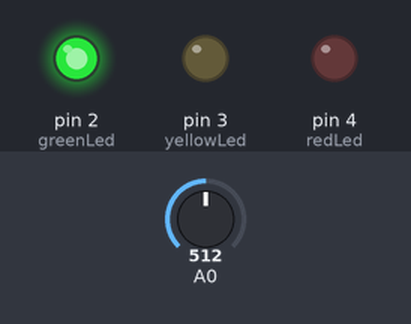
The sketch below on a simulated Arduino Uno, built with avr-gcc and run on an emulated ATmega328P. On the bench: output pins drawn as LEDs (lit = HIGH). The inputs (shaded band) are chosen by the test bench; at power-on: A0 = 512.

Above: at 1.8 s.
1.9 s: A0 set to 341
6.0 s: A0 set to 318
At 6.8 s:
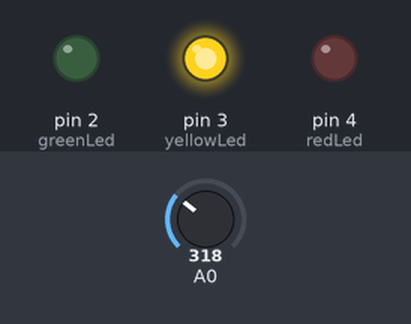
10.1 s: A0 set to 263
13.6 s: A0 set to 235
At 14.5 s:
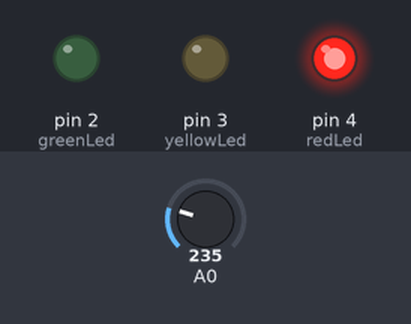
17.7 s: A0 set to 306
At 18.8 s:
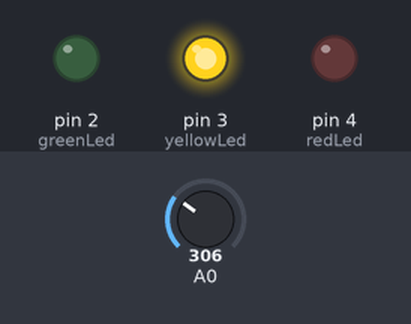
21.8 s: A0 set to 122
At 22.8 s:
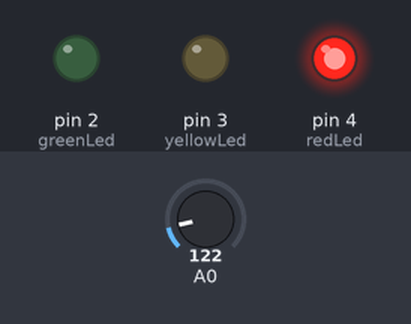
Timing chart, 0 to 24.8 s (numbered marks = the images above; inputs shaded):
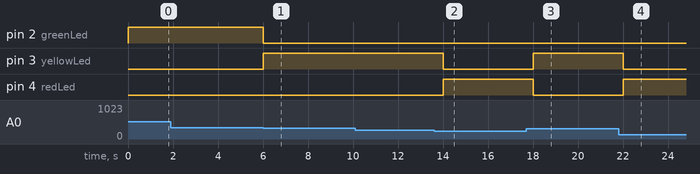

Measured:
- the behaviour switches between 334 and 333 on A0 (found by bisection; images 0 and 1)
- the behaviour switches between 251 and 250 on A0 (found by bisection; images 1 and 2)
- after the input at 6.0 s, pin 2 (greenLed): HIGH → LOW at once; pin 3 (yellowLed): LOW → HIGH at once
- after the input at 13.6 s, pin 3 (yellowLed): HIGH → LOW after 0.40 s; pin 4 (redLed): LOW → HIGH after 0.40 s
- after the input at 17.7 s, pin 3 (yellowLed): LOW → HIGH after 0.30 s; pin 4 (redLed): HIGH → LOW after 0.30 s
- after the input at 21.8 s, pin 3 (yellowLed): HIGH → LOW after 0.20 s; pin 4 (redLed): LOW → HIGH after 0.20 s

The sketch:

BatteryTester.ino
```cpp
int greenLed = 2;
int yellowLed = 3;
int redLed = 4;

int analogValue = 0;
float voltage = 0;
int ledDelay = 1000;

void setup() {
  // put your setup code here, to run once:
  pinMode(greenLed, OUTPUT);
  pinMode(yellowLed,OUTPUT);
  pinMode(redLed,OUTPUT);
}

void loop() {
  // put your main code here, to run repeatedly:
  analogValue = analogRead(A0);
  voltage = 0.0048 * analogValue;
  if( voltage >= 1.6 )
    digitalWrite(greenLed, HIGH);
  else if (voltage > 1.2 && voltage < 1.6)
    digitalWrite(yellowLed, HIGH);
  else if( voltage <= 1.2)
    digitalWrite(redLed, HIGH);

  delay(ledDelay);
  digitalWrite(redLed, LOW);
  digitalWrite(yellowLed, LOW);
  digitalWrite(greenLed, LOW);
}
```
